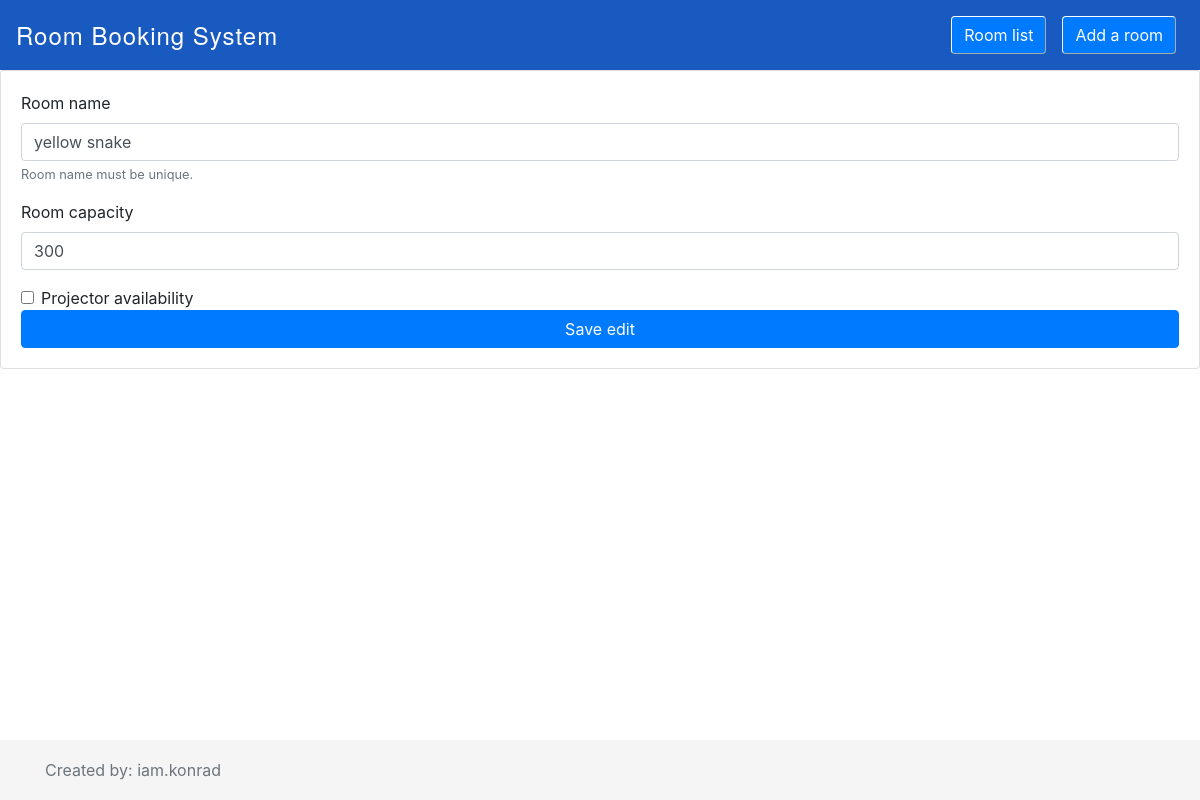
The page /room/modify/3/ on the database as committed earlier.
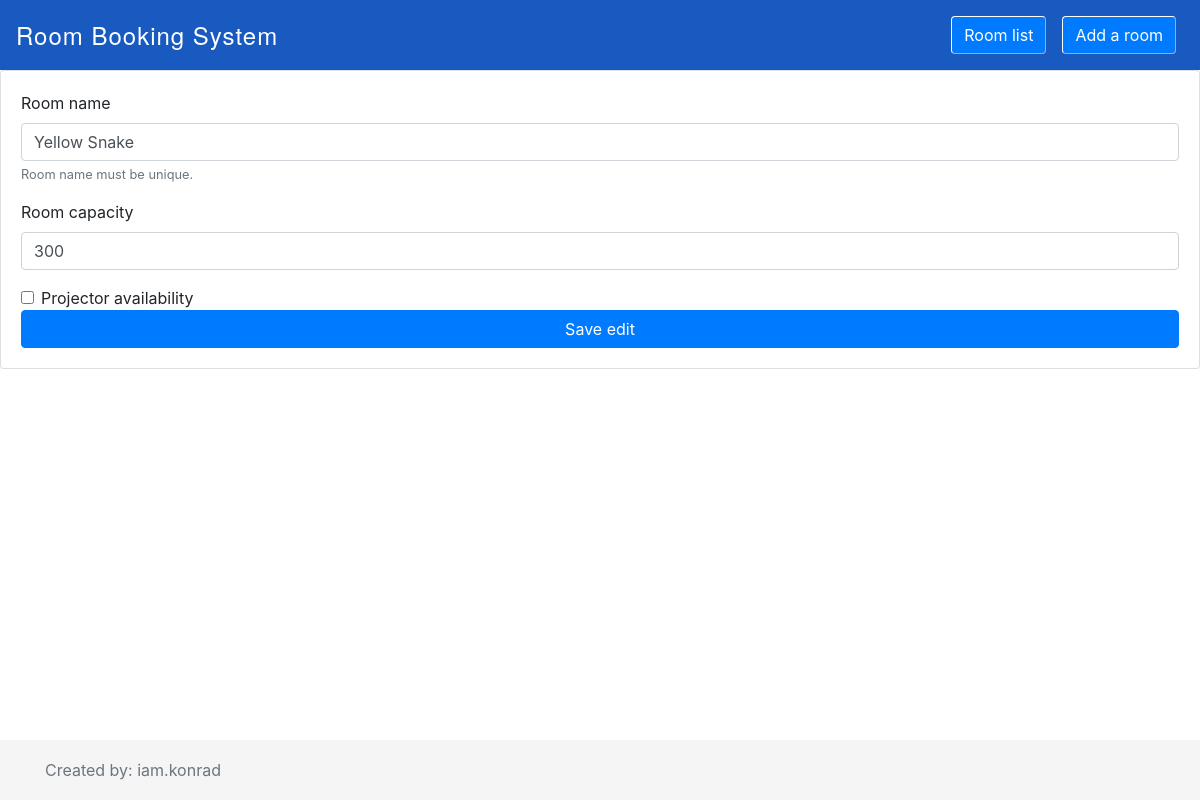
The same page on the database as committed later.
### reservation_app/models.py (models this page shows)
class ConferenceRoom(models.Model):
    name=models.CharField(max_length=255, unique=True)
    capacity=models.PositiveIntegerField()
    projector_availability=models.BooleanField(default=False)

### reservation_app/views.py (the view, shortened to what this page needs)
# urls.py: path('room/modify/<int:room_id>/', ModifyRoomView.as_view(), name="modify-room"),
class ModifyRoomView(View):
    def get(self, request, room_id):
        room = ConferenceRoom.objects.get(id=room_id)
        return render(request, "modify_room.html", context={"room": room})

### reservation_app/templates/modify_room.html (shortened to what this page needs)
<!DOCTYPE html>
<html lang="en">
<head>
  <link rel="stylesheet" href="https://maxcdn.bootstrapcdn.com/bootstrap/4.0.0/css/bootstrap.min.css">
</head>
<body>
<nav class="navbar navbar-expand-lg navbar-dark" style="background-color: #195AC0;">
  <div class="mx-auto">
    <a class="navbar-brand" href="http://127.0.0.1:8000/" style="font-family: 'Helvetica Neue', Arial, sans-serif; font-size: 24px; font-weight: lighter; letter-spacing: 1px; text-decoration: none; color: white;">
      Room Booking System
    </a>
  </div>
  <div class="collapse navbar-collapse" id="navbarNavAltMarkup">
    <div class="navbar-nav ml-auto">
      <a class="nav-item nav-link active" href="http://127.0.0.1:8000/">
        <button class="btn btn-primary" style="border: 1px outset white;">Room list</button>
      </a>
      <a class="nav-item nav-link" href="/room/new/">
        <button class="btn btn-primary" style="border: 1px outset white;">Add a room</button>
      </a>
    </div>
  </div>
</nav>
<div class="card">
  <div class="card-body">
    <form action="" method="POST">
      <div class="form-group">
        <label for="room-name">Room name</label>
        <input type="text" class="form-control" id="room-name" aria-describedby="room-name-help" placeholder="Enter room name here" name="room-name" value="{{ room.name }}">
        <small id="room-name-help" class="form-text text-muted">Room name must be unique.</small>
      </div>
      <div class="form-group">
        <label for="capacity">Room capacity</label>
        <input type="number" step="1" class="form-control" id="capacity" placeholder="10" name="capacity" value="{{ room.capacity }}">
      </div>
      <div class="form-check">
        <input type="checkbox" class="form-check-input" name="projector" id="projector" {% if room.projector_availability %} checked {% endif %}>
        <label class="form-check-label" for="projector">Projector availability</label>
      </div>
      <button type="submit" class="btn btn-primary full-width-btn">Save edit</button>
    </form>
  </div>
</div>
<footer class="footer">
  <div class="container">
    <span class="text-muted">Created by: iam.konrad</span>
  </div>
</footer>
</body>
</html>

Rows that differ between the two databases and show on the page:
changed ConferenceRoom: room-name "yellow snake" → "Yellow Snake"
